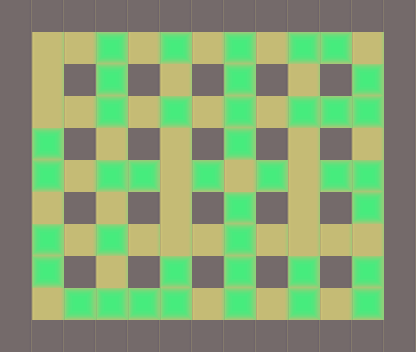

Rendered tile map (Tiled .tmx) drawn with the repository's tilesets; below, a short description and the full map source, tile grids included:
An orthogonal 13x11 tile map with 32x32 px tiles, 2 tile layers (base, piedras).

<map version="1.0" orientation="orthogonal" renderorder="right-down" width="13" height="11" tilewidth="32" tileheight="32" nextobjectid="1">
 <properties>
  <property name="nombre" value="Nivel 8" />
 </properties>
 <tileset firstgid="1" name="tile" tilewidth="32" tileheight="32" tilecount="3">
  <image source="../tilebase.png" width="96" height="32" />
  <terraintypes>
   <terrain name="New Terrain" tile="-1" />
  </terraintypes>
 </tileset>
 <layer name="base" width="13" height="11">
  <data>
   <tile gid="1" />
   <tile gid="1" />
   <tile gid="1" />
   <tile gid="1" />
   <tile gid="1" />
   <tile gid="1" />
   <tile gid="1" />
   <tile gid="1" />
   <tile gid="1" />
   <tile gid="1" />
   <tile gid="1" />
   <tile gid="1" />
   <tile gid="1" />
   <tile gid="1" />
   <tile gid="2" />
   <tile gid="2" />
   <tile gid="2" />
   <tile gid="2" />
   <tile gid="2" />
   <tile gid="2" />
   <tile gid="2" />
   <tile gid="2" />
   <tile gid="2" />
   <tile gid="2" />
   <tile gid="2" />
   <tile gid="1" />
   <tile gid="1" />
   <tile gid="2" />
   <tile gid="1" />
   <tile gid="2" />
   <tile gid="1" />
   <tile gid="2" />
   <tile gid="1" />
   <tile gid="2" />
   <tile gid="1" />
   <tile gid="2" />
   <tile gid="1" />
   <tile gid="2" />
   <tile gid="1" />
   <tile gid="1" />
   <tile gid="2" />
   <tile gid="2" />
   <tile gid="2" />
   <tile gid="2" />
   <tile gid="2" />
   <tile gid="2" />
   <tile gid="2" />
   <tile gid="2" />
   <tile gid="2" />
   <tile gid="2" />
   <tile gid="2" />
   <tile gid="1" />
   <tile gid="1" />
   <tile gid="2" />
   <tile gid="1" />
   <tile gid="2" />
   <tile gid="1" />
   <tile gid="2" />
   <tile gid="1" />
   <tile gid="2" />
   <tile gid="1" />
   <tile gid="2" />
   <tile gid="1" />
   <tile gid="2" />
   <tile gid="1" />
   <tile gid="1" />
   <tile gid="2" />
   <tile gid="2" />
   <tile gid="2" />
   <tile gid="2" />
   <tile gid="2" />
   <tile gid="2" />
   <tile gid="2" />
   <tile gid="2" />
   <tile gid="2" />
   <tile gid="2" />
   <tile gid="2" />
   <tile gid="1" />
   <tile gid="1" />
   <tile gid="2" />
   <tile gid="1" />
   <tile gid="2" />
   <tile gid="1" />
   <tile gid="2" />
   <tile gid="1" />
   <tile gid="2" />
   <tile gid="1" />
   <tile gid="2" />
   <tile gid="1" />
   <tile gid="2" />
   <tile gid="1" />
   <tile gid="1" />
   <tile gid="2" />
   <tile gid="2" />
   <tile gid="2" />
   <tile gid="2" />
   <tile gid="2" />
   <tile gid="2" />
   <tile gid="2" />
   <tile gid="2" />
   <tile gid="2" />
   <tile gid="2" />
   <tile gid="2" />
   <tile gid="1" />
   <tile gid="1" />
   <tile gid="2" />
   <tile gid="1" />
   <tile gid="2" />
   <tile gid="1" />
   <tile gid="2" />
   <tile gid="1" />
   <tile gid="2" />
   <tile gid="1" />
   <tile gid="2" />
   <tile gid="1" />
   <tile gid="2" />
   <tile gid="1" />
   <tile gid="1" />
   <tile gid="2" />
   <tile gid="2" />
   <tile gid="2" />
   <tile gid="2" />
   <tile gid="2" />
   <tile gid="2" />
   <tile gid="2" />
   <tile gid="2" />
   <tile gid="2" />
   <tile gid="2" />
   <tile gid="2" />
   <tile gid="1" />
   <tile gid="1" />
   <tile gid="1" />
   <tile gid="1" />
   <tile gid="1" />
   <tile gid="1" />
   <tile gid="1" />
   <tile gid="1" />
   <tile gid="1" />
   <tile gid="1" />
   <tile gid="1" />
   <tile gid="1" />
   <tile gid="1" />
   <tile gid="1" />
  </data>
 </layer>
 <layer name="piedras" width="13" height="11">
  <data>
   <tile gid="0" />
   <tile gid="0" />
   <tile gid="0" />
   <tile gid="0" />
   <tile gid="0" />
   <tile gid="0" />
   <tile gid="0" />
   <tile gid="0" />
   <tile gid="0" />
   <tile gid="0" />
   <tile gid="0" />
   <tile gid="0" />
   <tile gid="0" />
   <tile gid="0" />
   <tile gid="0" />
   <tile gid="0" />
   <tile gid="3" />
   <tile gid="0" />
   <tile gid="3" />
   <tile gid="0" />
   <tile gid="3" />
   <tile gid="0" />
   <tile gid="3" />
   <tile gid="3" />
   <tile gid="0" />
   <tile gid="0" />
   <tile gid="0" />
   <tile gid="0" />
   <tile gid="0" />
   <tile gid="3" />
   <tile gid="0" />
   <tile gid="0" />
   <tile gid="0" />
   <tile gid="3" />
   <tile gid="0" />
   <tile gid="0" />
   <tile gid="0" />
   <tile gid="3" />
   <tile gid="0" />
   <tile gid="0" />
   <tile gid="0" />
   <tile gid="0" />
   <tile gid="3" />
   <tile gid="0" />
   <tile gid="3" />
   <tile gid="0" />
   <tile gid="3" />
   <tile gid="0" />
   <tile gid="3" />
   <tile gid="3" />
   <tile gid="3" />
   <tile gid="0" />
   <tile gid="0" />
   <tile gid="3" />
   <tile gid="0" />
   <tile gid="0" />
   <tile gid="0" />
   <tile gid="0" />
   <tile gid="0" />
   <tile gid="3" />
   <tile gid="0" />
   <tile gid="0" />
   <tile gid="0" />
   <tile gid="0" />
   <tile gid="0" />
   <tile gid="0" />
   <tile gid="3" />
   <tile gid="0" />
   <tile gid="3" />
   <tile gid="3" />
   <tile gid="0" />
   <tile gid="3" />
   <tile gid="0" />
   <tile gid="3" />
   <tile gid="0" />
   <tile gid="3" />
   <tile gid="3" />
   <tile gid="0" />
   <tile gid="0" />
   <tile gid="0" />
   <tile gid="0" />
   <tile gid="0" />
   <tile gid="0" />
   <tile gid="0" />
   <tile gid="0" />
   <tile gid="3" />
   <tile gid="0" />
   <tile gid="0" />
   <tile gid="0" />
   <tile gid="3" />
   <tile gid="0" />
   <tile gid="0" />
   <tile gid="3" />
   <tile gid="0" />
   <tile gid="3" />
   <tile gid="0" />
   <tile gid="0" />
   <tile gid="0" />
   <tile gid="3" />
   <tile gid="0" />
   <tile gid="0" />
   <tile gid="0" />
   <tile gid="0" />
   <tile gid="0" />
   <tile gid="0" />
   <tile gid="3" />
   <tile gid="0" />
   <tile gid="0" />
   <tile gid="0" />
   <tile gid="3" />
   <tile gid="0" />
   <tile gid="3" />
   <tile gid="0" />
   <tile gid="3" />
   <tile gid="0" />
   <tile gid="3" />
   <tile gid="0" />
   <tile gid="0" />
   <tile gid="0" />
   <tile gid="3" />
   <tile gid="3" />
   <tile gid="3" />
   <tile gid="3" />
   <tile gid="0" />
   <tile gid="3" />
   <tile gid="0" />
   <tile gid="3" />
   <tile gid="0" />
   <tile gid="3" />
   <tile gid="0" />
   <tile gid="0" />
   <tile gid="0" />
   <tile gid="0" />
   <tile gid="0" />
   <tile gid="0" />
   <tile gid="0" />
   <tile gid="0" />
   <tile gid="0" />
   <tile gid="0" />
   <tile gid="0" />
   <tile gid="0" />
   <tile gid="0" />
   <tile gid="0" />
  </data>
 </layer>
</map>
